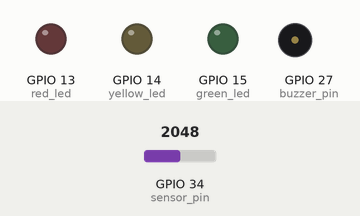
Simulated run of this sketch. Board: ESP32. Parts: output pins drawn as LEDs (lit = HIGH), buzzer (waves = sounding, pin HIGH). Dashed ring = blinking. The test bench sets the inputs (shaded band); at power-on: GPIO 34 (sensor_pin) = 2048. What the sketch prints to the serial monitor is not drawn.

Above: at 1.2 s.
1.3 s: GPIO 34 (sensor_pin) set to 1005
At 1.75 s:
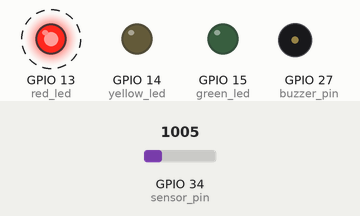
4.3 s: GPIO 34 (sensor_pin) set to 889
5.8 s: GPIO 34 (sensor_pin) set to 784
At 7.1 s:
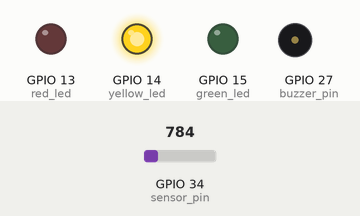
7.5 s: GPIO 34 (sensor_pin) set to 639
9.0 s: GPIO 34 (sensor_pin) set to 535
At 9.4 s:
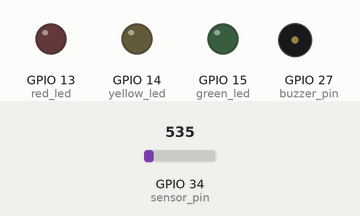
Timing chart, 0 to 11.5 s (numbered marks = the images above; inputs shaded):
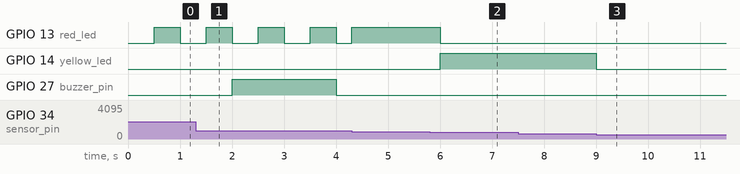

Measured:
- the behaviour switches between 840 and 839 on GPIO 34 (sensor_pin) (found by bisection; images 1 and 2)
- the behaviour switches between 600 and 599 on GPIO 34 (sensor_pin) (found by bisection; images 2 and 3)
- after the input at 5.8 s, GPIO 13 (red_led): HIGH → LOW after 0.20 s; GPIO 14 (yellow_led): LOW → HIGH after 0.20 s
- after the input at 7.5 s, every drawn part: stays the same
- after the input at 9.0 s, GPIO 14 (yellow_led): HIGH → LOW at once
- by itself, GPIO 13 (red_led): alternates HIGH for 0.50 s and LOW for 0.50 s

The sketch:

Core_Code.ino
```cpp
#include <WiFi.h>
#include <WebServer.h>
#include <ArduinoJson.h>

// WiFi access point config
const char* ap_ssid = "Compost Monitor C1";
const char* ap_password = "password3141";

int sensor_pin = 34;

int red_led = 13;
int yellow_led = 14;
int green_led = 15;
int buzzer_pin = 27;

float PL_CH4 = 480; // Permissible Methane Value
float sensorVal;

unsigned long yellow_millis = 0;
const long yellow_b_interval = 6000;   // duration for YELLOW LED to blink

unsigned long green_millis = 0;
const long green_b_interval = 6000;

unsigned long previous_millis = 0;

unsigned long blink_previous_millis = 0;
const long blink_interval = 500; // 500ms blink speed

unsigned long buzz_millis = 0;
const long buzz_interval = 2000;

String gas_status = "";

bool blinkState = false;
bool buzzState = false;

WebServer server(80);

// Function prototypes
void blink_red();
void blink_yellow();
void blink_green();

void handleApiData() {
  StaticJsonDocument<128> doc;
  doc["sensor_value"] = sensorVal;
  doc["gas_status"] = gas_status;

  String jsonOutput;
  serializeJson(doc, jsonOutput);

  // Allow the tablet server to access this API endpoint across origins
  server.sendHeader("Access-Control-Allow-Origin", "*");
  server.send(200, "application/json", jsonOutput);
}

void setup() {
  Serial.begin(115200);

  WiFi.softAP(ap_ssid, ap_password);

  Serial.println("\n--- ESP32 Access Point Started ---");
  Serial.print("SSID: ");
  Serial.println(ap_ssid);
  Serial.print("AP IP Address: ");
  Serial.println(WiFi.softAPIP());

  server.on("/api/data", handleApiData);
  server.begin();

  pinMode(sensor_pin, INPUT);
  pinMode(yellow_led, OUTPUT);
  pinMode(green_led, OUTPUT);
  pinMode(red_led, OUTPUT);
  pinMode(buzzer_pin, OUTPUT);

  digitalWrite(green_led, LOW);
  digitalWrite(yellow_led, LOW);
  digitalWrite(red_led, LOW);
  digitalWrite(buzzer_pin, LOW);
}

void loop(){
  server.handleClient();

  unsigned long current_millis = millis();
  sensorVal = analogRead(sensor_pin);

  if (current_millis - previous_millis >= blink_interval) {
    previous_millis = current_millis;
    blinkState = !blinkState;  // Toggle state every 500ms
  }

  if (current_millis - buzz_millis >= buzz_interval){
     buzz_millis = current_millis;
     buzzState = !buzzState;
  }

  if (sensorVal >= PL_CH4*2) {
    blink_red();
    digitalWrite(buzzer_pin, buzzState ? HIGH : LOW);
    gas_status = "Hazard";
    digitalWrite(yellow_led, LOW);
    digitalWrite(green_led, LOW);

  } else if (sensorVal < PL_CH4*2 && sensorVal > PL_CH4*1.75){
    digitalWrite(red_led, HIGH);
    gas_status = "Danger";

  } else if (sensorVal < PL_CH4*1.75 && sensorVal >= PL_CH4*1.5 && (current_millis - yellow_millis >= yellow_b_interval)){
    yellow_millis = current_millis;
    blink_yellow();
    gas_status = "Critical";
    digitalWrite(red_led, LOW);
    digitalWrite(green_led, LOW);

  } else if (sensorVal < PL_CH4*1.5 && sensorVal >= PL_CH4*1.25){
    digitalWrite(yellow_led, HIGH);
    gas_status = "Borderline 2";

  } else if (sensorVal < PL_CH4*1.25 && sensorVal > PL_CH4*1 && (current_millis - green_millis >= green_b_interval)) {
    green_millis = current_millis;
    blink_green();
    gas_status = "Borderline 1";
    digitalWrite(red_led, LOW);
    digitalWrite(yellow_led, LOW);

  } else if (sensorVal < PL_CH4) {
     digitalWrite(green_led, HIGH);
     gas_status = "Safe";
  }
}

void blink_red(){
  digitalWrite(red_led, blinkState ? HIGH : LOW);
  digitalWrite(yellow_led, LOW);
  digitalWrite(green_led, LOW);
}

void blink_yellow(){
  digitalWrite(yellow_led, blinkState ? HIGH : LOW);
  digitalWrite(red_led, LOW);
  digitalWrite(green_led, LOW);
}

void blink_green(){
  digitalWrite(green_led, blinkState ? HIGH : LOW);
  digitalWrite(yellow_led, LOW);
  digitalWrite(green_led, LOW);
}
```
